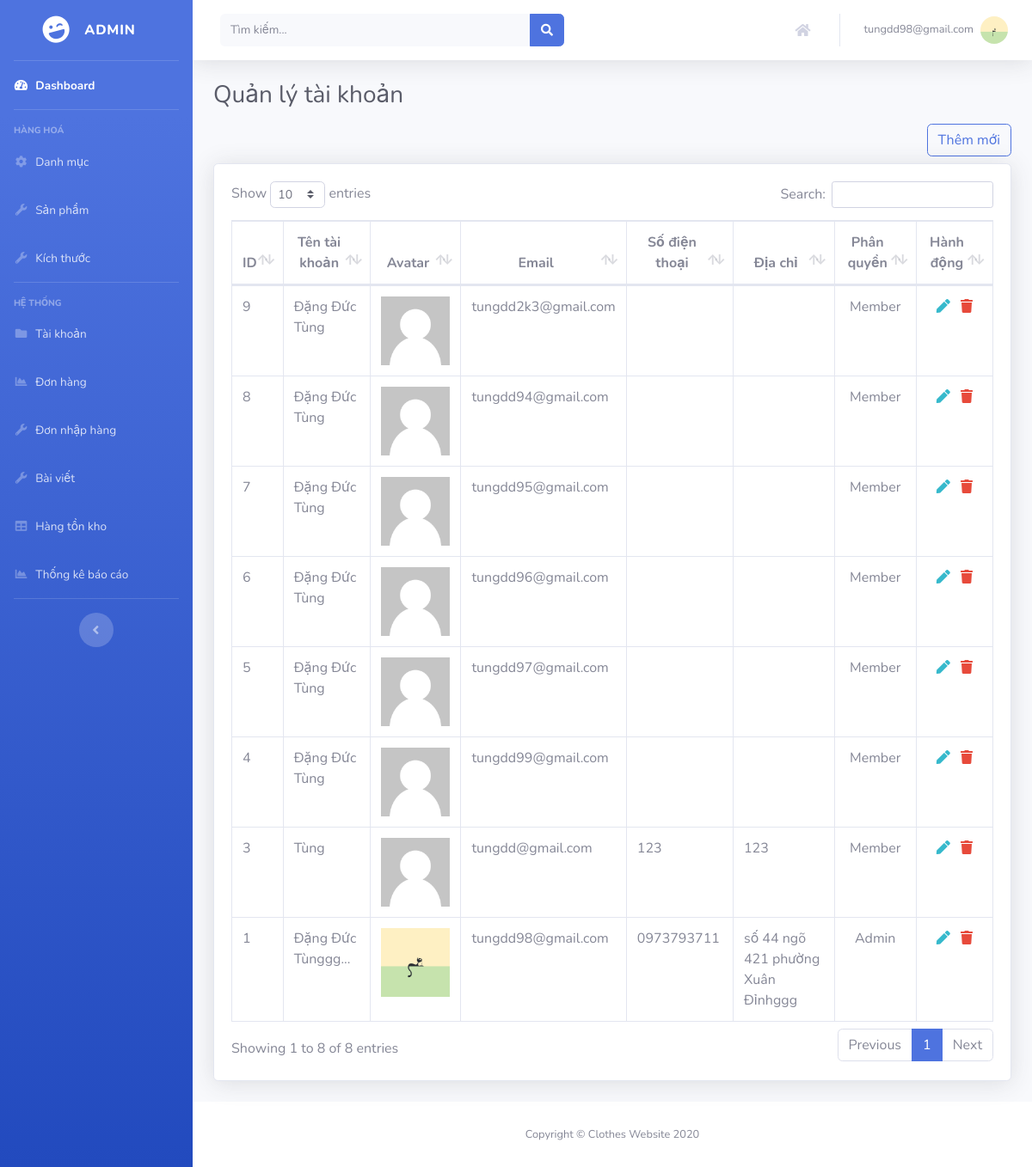
Page /admin/user (signed in) on the committed database.
### tables this page shows
CREATE TABLE `users` (
  `id` int(11) NOT NULL,
  `email` varchar(255) DEFAULT NULL,
  `password` varchar(255) DEFAULT NULL,
  `name` varchar(255) DEFAULT NULL,
  `phone` varchar(255) DEFAULT NULL,
  `address` varchar(255) DEFAULT NULL,
  `thumbnail` varchar(255) DEFAULT NULL,
  `rule` int(2) NOT NULL DEFAULT 0,
  `created_at` timestamp NOT NULL DEFAULT current_timestamp() ON UPDATE current_timestamp()
);

### controller/BaseController.php (called while the page is built, shortened)
<?php
class BaseController
{
    public function loadView($_view, $var)
    {
        $this->view = $_view;
        include "view/{$this->view}.php";
    }
}

### model/Model.php (called while the page is built, shortened)
<?php
$db = mysqli_connect($hostname, $username, $password, $database);
mysqli_set_charset($db, "UTF8");
class Model
{
    public function _getListAll($sql)
    {
        global $db;
        $result = mysqli_query($db, $sql);
        $arr = array();
        while ($rows = mysqli_fetch_object($result)) {
            $arr[] = $rows;
        }
        return $arr;
    }
}

### model/UserModel.php (called while the page is built, shortened)
<?php
class UserModel extends Model
{
    public $table = 'users';
    public function getListAll()
    {
        $result = parent::_getListAll("Select * from `$this->table` order by created_at DESC");
        return $result;
    }
}

### helper/index.php (called while the page is built, shortened)
<?php
function textTrundate($str, $limit = 20)
{
    if (strlen($str) <= $limit) {
        return $str;
    }
    return mb_substr($str, 0, $limit - 3, 'UTF-8') . '...';
}

### view/admin/user/index.php (the view, shortened to what this page needs)
<head>
    <link href="public/backend/vendor/datatables/dataTables.bootstrap4.min.css" rel="stylesheet">
</head>
<div class="container-fluid">
    <h1 class="h3 mb-2 text-gray-800"><?php echo $title ?></h1>
    <div class="d-flex justify-content-end py-2">
        <a href="admin/<?php echo $path ?>/add" class="btn btn-outline-primary">Thêm mới</a>
    </div>
    <div class="card shadow mb-4">
        <div class="card-body">
            <div class="table-responsive">
                <table class="table table-bordered" id="dataTable" width="100%" cellspacing="0">
                    <thead>
                        <tr class="text-center">
                            <th>ID</th>
                            <th>Tên tài khoản</th>
                            <th>Avatar</th>
                            <th>Email</th>
                            <th>Số điện thoại</th>
                            <th>Địa chỉ</th>
                            <th>Phân quyền</th>
                            <th>Hành động</th>
                        </tr>
                    </thead>
                    <tbody>
                        <?php foreach($data as $key => $val) { ?>
                        <tr>
                            <td><?php echo $val->id ?></td>
                            <td><?php echo textTrundate($val->name, 20) ?></td>
                            <td class="text-center">
                                <?php if(file_exists("public/$imagePath/" . $val->thumbnail) && !empty($val->thumbnail)) { ?>
                                <img src="public/<?php echo $imagePath . '/' . $val->thumbnail?>"
                                    style="width: 80px; height: 80px; object-fit: cover">
                                <?php } else {; ?>
                                <img src="public/upload/no-avatar.png"
                                    style="width: 80px; height: 80px; object-fit: cover">
                                <?php } ?>
                            </td>
                            <td><?php echo $val->email ?></td>
                            <td><?php echo $val->phone ?></td>
                            <td><?php echo $val->address ?></td>
                            <td class="text-center">
                                <?php echo $val->rule == 1 ? 'Admin' : 'Member' ?>
                            </td>
                            <td class="text-center">
                                <a href="admin/<?php echo $path ?>/edit/<?php echo $val->id ?>" class="text-info px-1"><i
                                        class="fa fa-pen"></i></a>
                                <a href="javascript:;" class="text-danger px-1"><i class="fa fa-trash"
                                        onclick="deleteItem(<?php echo $val->id ?>, 'user')"></i></a>
                            </td>
                        </tr>
                        <?php }; ?>
                    </tbody>
                </table>
            </div>
        </div>
    </div>
</div>

### rows in the picture
users: id "9", name "Đặng Đức Tùng", email "tungdd2k3@gmail.com", rule "Member"
users: id "8", name "Đặng Đức Tùng", email "tungdd94@gmail.com", rule "Member"
users: id "7", name "Đặng Đức Tùng", email "tungdd95@gmail.com", rule "Member"
users: id "6", name "Đặng Đức Tùng", email "tungdd96@gmail.com", rule "Member"
users: id "5", name "Đặng Đức Tùng", email "tungdd97@gmail.com", rule "Member"
users: id "4", name "Đặng Đức Tùng", email "tungdd99@gmail.com", rule "Member"
users: id "3", name "Tùng", email "tungdd@gmail.com", phone "123", address "123", rule "Member"
users: id "1", name "Đặng Đức Tùnggg...", thumbnail (picture), email "tungdd98@gmail.com", phone "0973793711", address "số 44 ngõ 421 phường Xuân Đỉnhggg", rule "Admin"

### other values in the picture
$_SESSION['email'] "tungdd98@gmail.com"
$title "Quản lý tài khoản"
